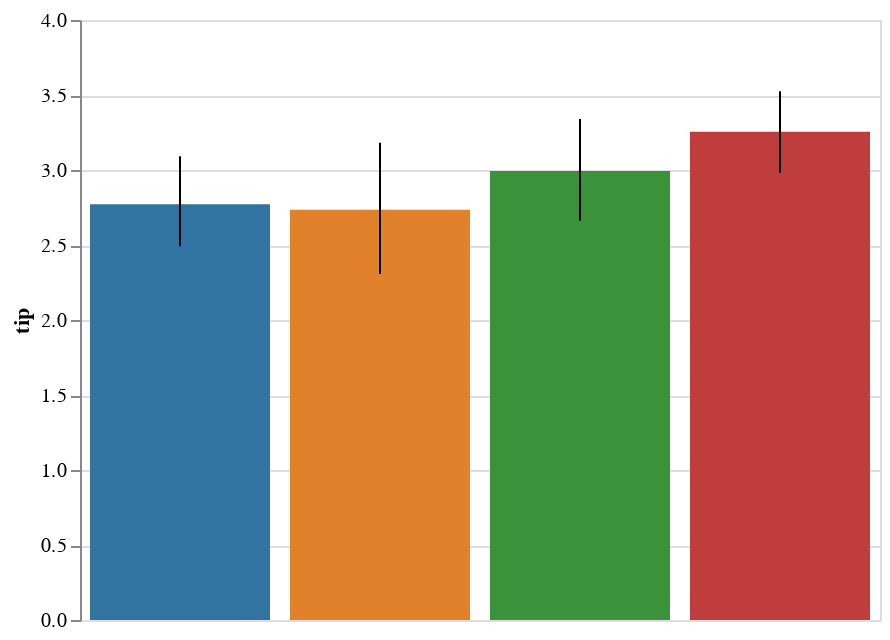

This figure's notebook cell:
### Code cell
display(salt.barplot(x="day", y="tip", data=tips, capsize=.2))
ax = sns.barplot(x="day", y="tip", data=tips, capsize=.2)

### Figure 1 — Vega-Lite specification as saved in the notebook (floating-point values rounded to 4 significant figures)
{"$schema": "https://vega.github.io/schema/vega-lite/v2.4.1.json", "config": {"view": {"height": 300, "width": 400}}, "data": {"values": [{"c": "rgb(49.62499999999999, 115.62499999999996, 161.37500000000003)", "ci0": 2.492, "ci1": 3.091, "day": "Thur", "tip": 2.771}, {"c": "rgb(224.87499999999997, 128.875, 44.12500000000004)", "ci0": 2.307, "ci1": 3.181, "day": "Fri", "tip": 2.735}, {"c": "rgb(58.49999999999999, 145.50000000000003, 58.49999999999999)", "ci0": 2.662, "ci1": 3.339, "day": "Sat", "tip": 2.993}, {"c": "rgb(192.125, 60.87500000000001, 61.62499999999999)", "ci0": 2.981, "ci1": 3.525, "day": "Sun", "tip": 3.255}]}, "layer": [{"encoding": {"color": {"field": "c", "scale": null, "type": "nominal"}, "x": {"axis": {"title": "day"}, "field": "day", "sort": null, "type": "nominal"}, "y": {"axis": {"title": "tip"}, "field": "tip", "type": "quantitative"}}, "mark": "bar", "selection": {"selector008": {"bind": "scales", "encodings": ["x", "y"], "mark": {"fill": "#333", "fillOpacity": 0.125, "stroke": "white"}, "on": "[mousedown, window:mouseup] > window:mousemove!", "resolve": "global", "translate": "[mousedown, window:mouseup] > window:mousemove!", "type": "interval", "zoom": "wheel!"}}}, {"encoding": {"x": {"axis": null, "field": "day", "sort": null, "type": "nominal"}, "y": {"field": "ci0", "type": "quantitative"}, "y2": {"field": "ci1", "type": "quantitative"}}, "mark": "rule"}]}
